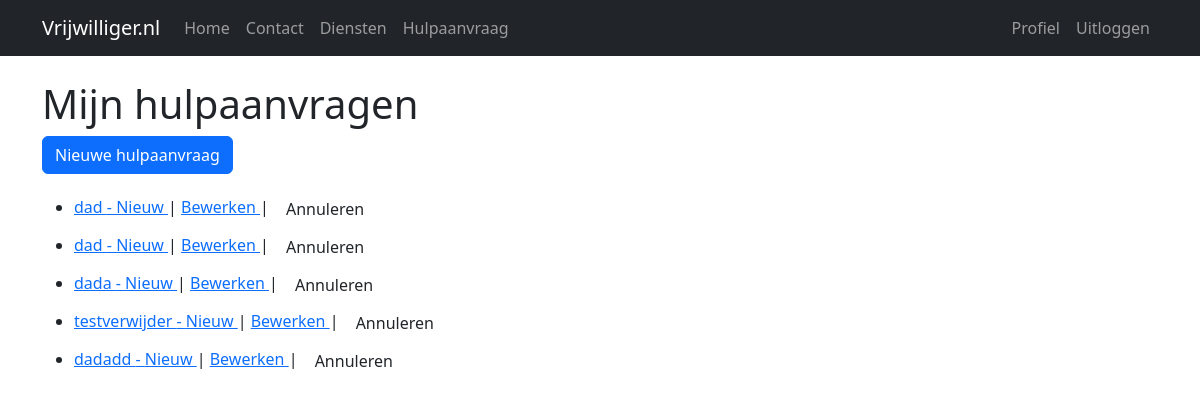
/hulpaanvraag/mijn/ (signed in), run on the app's committed database.
### app/models.py (models this page shows, shortened)
class HulpAanvraag(models.Model):
    STATUS_CHOICES = [
        ('nieuw', 'Nieuw'),
        ('in_behandeling', 'In behandeling'),
        ('ingepland', 'Ingepland'),
        ('afgerond', 'Afgerond'),
    ]
    user = models.ForeignKey(settings.AUTH_USER_MODEL, on_delete=models.CASCADE)
    titel = models.CharField(max_length=200, blank=True)
    omschrijving = models.TextField()
    preferred_time = models.CharField(max_length=200, blank=True, null=True)
    required_skills = models.ManyToManyField(Skill, blank=True)
    status = models.CharField(max_length=20, choices=STATUS_CHOICES, default='nieuw')
    aangemaakt_op = models.DateTimeField(auto_now_add=True)

### app/views.py (the view)
# urls.py: path('hulpaanvraag/mijn/', views.mijn_hulpaanvragen, name='mijn_hulpaanvragen'),
@login_required
def mijn_hulpaanvragen(request):
    aanvragen = HulpAanvraag.objects.filter(user=request.user)
    return render(request, "hulpaanvraag/mijn_aanvragen.html", {"aanvragen": aanvragen})

### app/context_processors.py (called while the page is built)
def user_role(request):
    return {
        "role": get_user_role(request.user, default=None)
    }

### app/utils.py (called while the page is built)
def get_user_role(user, default=None, create_missing=False):
    if not getattr(user, "is_authenticated", False):
        return default
    if create_missing:
        profile = ensure_user_profile(user)
        return profile.role if profile else default
    try:
        return user.userprofile.role
    except UserProfile.DoesNotExist:
        return default

### app/templates/hulpaanvraag/mijn_aanvragen.html (shortened to what this page needs)
{% extends 'base.html' %}
{% block content %}
<h1>Mijn hulpaanvragen</h1>
<a href="{% url 'create_hulpaanvraag' %}" class="btn btn-primary mb-3">
  Nieuwe hulpaanvraag
</a>
<ul>
{% for a in aanvragen %}
<li>
<a href="{% url 'hulpaanvraag_detail' a.id %}">
{{ a.titel|default:"Geen titel" }}
-
{{ a.get_status_display|default:"Onbekend" }}
</a>
|
<a href="{% url 'hulpaanvraag_update' a.id %}">
Bewerken
</a>
|
<a href="{% url 'hulpaanvraag_delete' a.id %}"
   onclick="event.preventDefault();
            if(confirm('Weet je zeker dat je deze aanvraag wilt annuleren?')) {
                document.getElementById('delete-form-{{ a.id }}').submit();
            }"
   class="btn">
   Annuleren
</a>
</li>
{% empty %}
<li>
Je hebt nog geen aanvragen.
</li>
{% endfor %}
</ul>
{% endblock %}

### data on the page
HulpAanvraag: titel "dad", status "Nieuw"
HulpAanvraag: titel "dad", status "Nieuw"
HulpAanvraag: titel "dada", status "Nieuw"
HulpAanvraag: titel "testverwijder", status "Nieuw"
HulpAanvraag: titel "dadadd", status "Nieuw"
